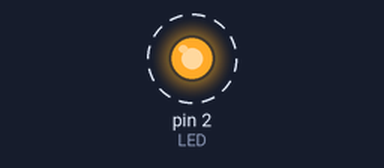
A sketch run on a simulated Arduino Uno, built with avr-gcc and run on an emulated ATmega328P. On the bench: output pins drawn as LEDs (lit = HIGH). Dashed ring = blinking.

Above: at 0.15 s.
Timing chart, 0 to 3.0 s (numbered marks = the images above):
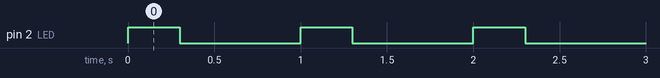

The sketch:

HW8_4.ino
```cpp
#include <TimerOne.h>

#define LED 2

volatile uint8_t tSec = 0;
volatile long tPeriod = 100000;
volatile int led = 1;

void setup(){
  pinMode(LED, OUTPUT);
  Timer1.initialize(tPeriod); // 0.1초
  Timer1.attachInterrupt(bright);
}

void bright()
{
  tSec = tSec + 1;
  if(tSec == 3){
    led = 0;
  }
  else if(tSec == 10){
    led = 1;
    tSec = 0;
  }
}

void loop(){
  if(led == 1){
    digitalWrite(LED, HIGH);
  }
  else{
    digitalWrite(LED, LOW);
  }
}
```

Measured:
- by itself, pin 2 (LED): alternates HIGH for 0.30 s and LOW for 0.70 s
